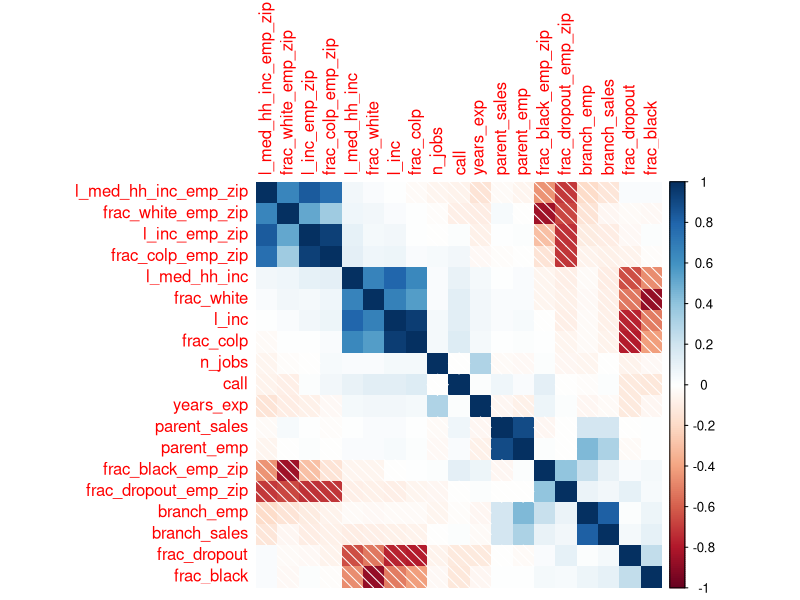
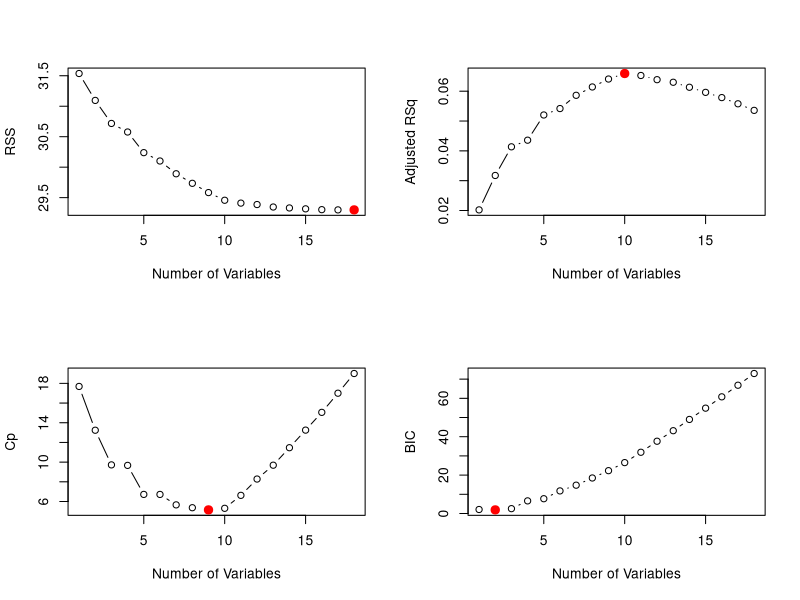
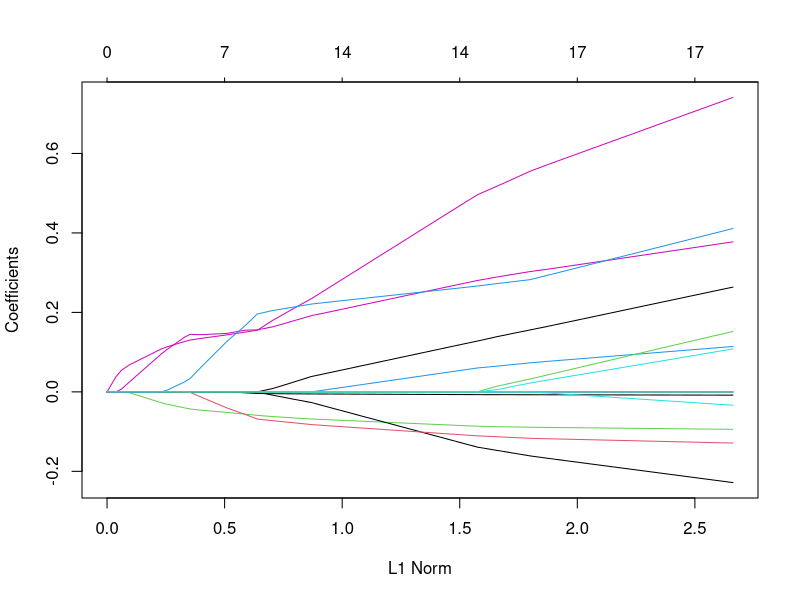
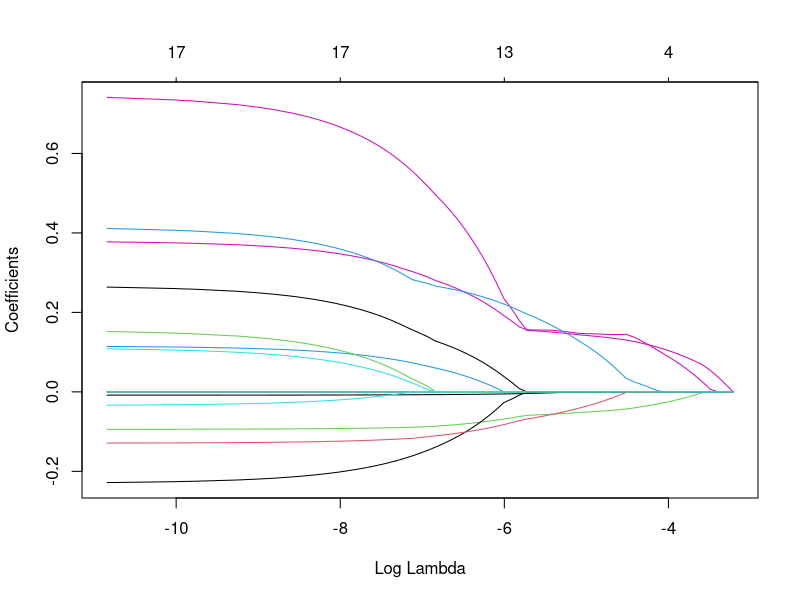
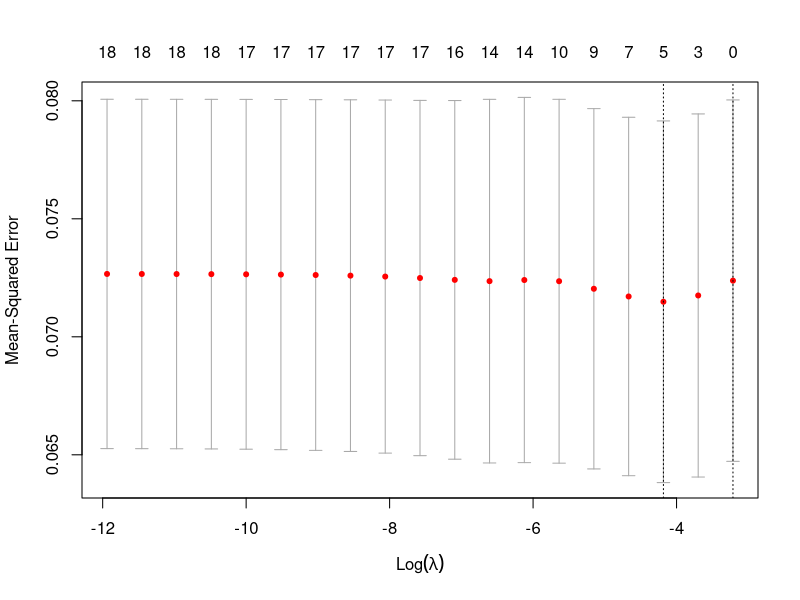

Reproduce these figures in R, in order.
# Dimensionality Reduction Series
# Part I: Feature Selection Workshop Code

## Data Prep ----

## Set Seed
set.seed(31415)

## Load Libraries
# install.packages()
library(tidyverse)
library(ggplot2)
library(stats)
library(caret)
library(haven)
library(leaps)
library(glmnet)
library(corrplot)

## Load & Examine Dataset
# Download from github: https://github.com/ccss-rs
getwd()
list.files()
data <- read_csv("labor_market_discrimination.csv")


summary(data)
#attributes(data)

## Filter Method ----
colnames(data)
numeric_vars <- dplyr::select(data, "call", "n_jobs","years_exp", "frac_black","frac_white", 
                              "l_med_hh_inc","frac_dropout","frac_colp","l_inc","parent_sales",
                              "parent_emp","branch_sales","branch_emp","frac_black_emp_zip",   
                              "frac_white_emp_zip","l_med_hh_inc_emp_zip","frac_dropout_emp_zip","frac_colp_emp_zip","l_inc_emp_zip") %>% drop_na()
numeric_vars = as.data.frame(numeric_vars)


# Compute correlation matrix
cormatrix <- stats::cor(numeric_vars)
View(cormatrix)
corrplot(cormatrix, method = "shade", type="full", order = "AOE", insig = "blank")

## Can also use caret::filterVarImp() to measure and rank feature importance

## Wrapper Methods ----

#### Forward Stepwise Selection ----
#### An asterisk ("*") indicates that a given variable is included in the corresponding model.
fit_fwd = regsubsets(call ~ ., data = numeric_vars, nvmax = 19, method = "forward")
fit_fwd_sum = summary(fit_fwd)
fit_fwd_sum

#### Backward Stepwise Selection ----
## Can also use Recursive Feature Elimination using rfe() from the caret package
fit_bwd = regsubsets(call ~ ., data = numeric_vars, nvmax = 19, method = "backward")
fit_bwd_sum = summary(fit_bwd)
fit_bwd_sum

#### Exhaustive Selection / Best subset selection  ----
#### The regsubsets() function (part of the leaps library) performs best subset selection by identifying the best model that contains a given number of predictors, where best is quantified using RSS. 
fit_ex = regsubsets(call ~ ., data = numeric_vars, nvmax = 19, method = "exhaustive")
fit_ex_sum = summary(fit_ex)
fit_ex_sum

#### Sequential Replacement Selection  ----
fit_seq = regsubsets(call ~ ., data = numeric_vars, nvmax = 19, method = "seqrep")
fit_seq_sum = summary(fit_seq)
fit_seq_sum

### Evaluating Feature Selection Performance  ----
# prints attributes/results calculated
names(fit_ex_sum)
fit_ex_sum$bic
fit_ex_sum$rss
fit_ex_sum$adjr2
fit_ex_sum$cp

par(mfrow = c(2, 2))
plot(fit_ex_sum$rss, xlab = "Number of Variables", ylab = "RSS", type = "b")
best_rss = which.min(fit_ex_sum$rss)
points(best_rss, fit_ex_sum$rss[best_rss],
       col = "red",cex = 2, pch = 20)

plot(fit_ex_sum$adjr2, xlab = "Number of Variables", ylab = "Adjusted RSq", type = "b")
best_adj_r2 = which.max(fit_ex_sum$adjr2)
points(best_adj_r2, fit_ex_sum$adjr2[best_adj_r2],
       col = "red",cex = 2, pch = 20)

plot(fit_ex_sum$cp, xlab = "Number of Variables", ylab = "Cp", type = 'b')
best_cp = which.min(fit_ex_sum$cp)
points(best_cp, fit_ex_sum$cp[best_cp], 
       col = "red", cex = 2, pch = 20)

plot(fit_ex_sum$bic, xlab = "Number of Variables", ylab = "BIC", type = 'b')
best_bic = which.min(fit_ex_sum$bic)
points(best_bic, fit_ex_sum$bic[best_bic], 
       col = "red", cex = 2, pch = 20)

## Embedded Methods ----
#### LASSO ----
# alpha: Lasso(1) or Ridge regression(0) 
# nlambda:the number of values to try for lambda, glmnet will automatically pick which specific values

numeric_vars <- as.data.frame(numeric_vars)
dependent_vars <- as.matrix(select(numeric_vars,-call))

lasso_fit <- glmnet(x=dependent_vars, y=numeric_vars$call, family = "gaussian")
par(mfrow = c(1, 1))
plot(lasso_fit)

# Get the specific values which glmnet chose for lambda 
lasso_fit$lambda

# specifying "lambda" tells R to put log(lambda) on the horizontal axis 
plot(lasso_fit,"lambda")

# gets coefs based on specific lambda's 
# REVIEW OUTPUT FOR ACCURACY
coef(lasso_fit,s=.05)
coef(lasso_fit,s=.001)

# use cross validation to choose an appropriate λ
# nfolds:specifies how many folds to use for K-fold cross validation 
cv_lasso_fit<-cv.glmnet(x=dependent_vars, y=numeric_vars$call,alpha=1,nlambda=20,nfolds=10)
cv_lasso_fit

# The two vertical lines on the plot are the values of lambda which has the lowest CV error 
plot(cv_lasso_fit)
cv_lasso_fit$lambda.min

# the largest value of lambda which has a CV error within 1SE of the lowest  CV error 
cv_lasso_fit$lambda.1se

# use lasso_fit$lambda.min to get the lambda value with the best cverror 
# REVIEW OUTPUTS FOR ACCURACY
coef(cv_lasso_fit,s=cv_lasso_fit$lambda.min)
coef(cv_lasso_fit,s=cv_lasso_fit$lambda.1se)

# the predict function takes the model we fit 'cv_lasso_fit' 
# using the 's' argument, we specify which value of lambda we want to use 
# we could use either the lambda with the smallest CV error or the largest lambda 
# with CV error within 1se of the lowest CV error 
# new x is the covariates for which we are making predictions. In this case, it's the test data 
lasso_predicted_min <-predict(cv_lasso_fit, s=cv_lasso_fit$lambda.min, newx=dependent_vars, type="response") 
lasso_predicted_min

lasso_predicted_se <-predict(cv_lasso_fit, s=cv_lasso_fit$lambda.1se, newx=dependent_vars, type="response")
lasso_predicted_se

coef(cv_lasso_fit, s=cv_lasso_fit$lambda.min)

# We can calculate the mean squared prediction error on test data 
lasso_test_error <- mean((numeric_vars$call - lasso_predicted_min)^2)
lasso_test_error

# To do the same process with ridge regression instead of LASSO, use alpha = 0 in the glmnet call
